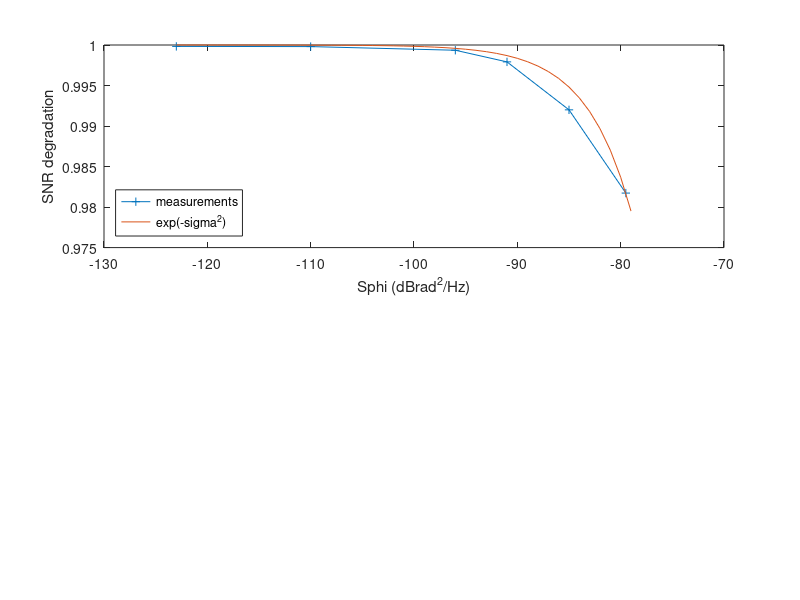

Recreate this plot in MATLAB.
load allx40.mat
numerator=[numerator(end-1:end) numerator(1:end-2)];
numerator=(numerator(1:2:end)+numerator(2:2:end))/2;
Sphi=[-123 -110 -96 -91 -85 -79.5]  % -96 is predicted, NOT measured

subplot(211);
% Sphi=[-123 -123 -110 -110 -96 -96 -91 -91 -85 -85 -79.5 -79.5]  % -96 is predicted, NOT measured
% snr= [0.99741 0.99755 0.99739 0.99737 0.99727  0.99720 0.99654 0.99650 0.99361 0.99361 0.98837 0.98839]   <- snr=sqrt(numerator)
plot(Sphi,numerator,'+-')
hold on
Sphi=[-123:-79];
sigma2=10.^(Sphi/10)*4.7e6*70/200;  % 200 MHz noise but sampling a BPSK signal on a 70 MHz carrier
plot(Sphi,exp(-sigma2));  % remove /2 since two phase noises add
xlabel('Sphi (dBrad^2/Hz)');ylabel('SNR degradation');legend('measurements','exp(-sigma^2)','location','southwest')
